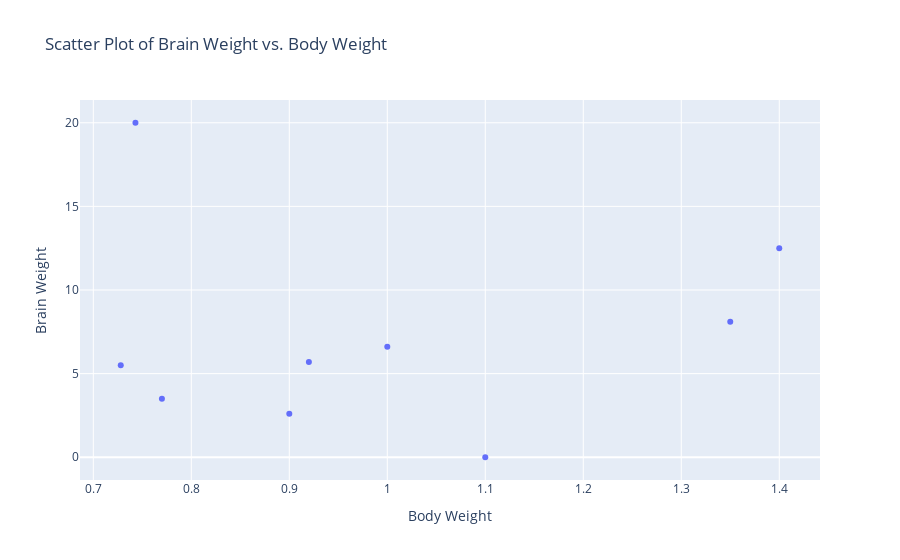

Notebook cell for this chart:
### Markdown cell above
We could not find the brain weight value for the species potoroo. Therefore we calculated the mean of the brainweight for animals with a similar body weight.

### Code cell
# Filtered rows where BodyWt is in the range [0.6, 1.6]
filtered_df = df[(df['BodyWt'] >= 0.6) & (df['BodyWt'] <= 1.6)]

# Removed the row of the outlier (the potto)
max_brainwt_index = filtered_df['BrainWt'].idxmax()
filtered_df = filtered_df.drop(max_brainwt_index)


# Create a scatter plot using plotly express
fig = px.scatter(filtered_df, x='BodyWt', y='BrainWt', 
                 title='Scatter Plot of Brain Weight vs. Body Weight',
                 labels={'BodyWt': 'Body Weight', 'BrainWt': 'Brain Weight'})

fig.show()

filtered_df

### Figure 1 — Plotly figure (JSON) as saved in the notebook; plotly's stock layout.template omitted (floating-point values rounded to 4 significant figures)
{"data": [{"hovertemplate": "Body Weight=%{x}<br>Brain Weight=%{y}<extra></extra>", "legendgroup": "", "marker": {"color": "#636efa", "symbol": "circle"}, "mode": "markers", "name": "", "orientation": "v", "showlegend": false, "type": "scatter", "x": [1, 0.92, 0.77, 0.728, 1.35, 1.1, 1.4, 0.743, 0.9], "xaxis": "x", "y": [6.6, 5.7, 3.5, 5.5, 8.1, 0, 12.5, 20, 2.6], "yaxis": "y"}], "layout": {"legend": {"tracegroupgap": 0}, "title": {"text": "Scatter Plot of Brain Weight vs. Body Weight"}, "xaxis": {"anchor": "y", "domain": [0, 1], "title": {"text": "Body Weight"}}, "yaxis": {"anchor": "x", "domain": [0, 1], "title": {"text": "Brain Weight"}}}}
